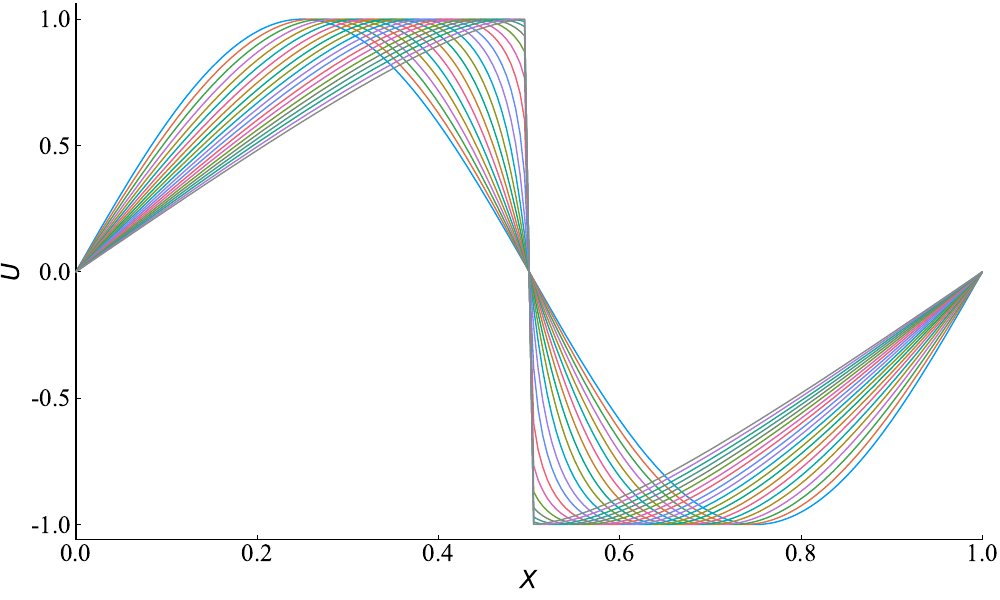

Source code (Julia):
using CPUTime
using Printf
using Plots
font = Plots.font("Times New Roman", 18)
pyplot(guidefont=font, xtickfont=font, ytickfont=font, legendfont=font)

#-----------------------------------------------------------------------------#
# Compute L-2 norm for a vector
#-----------------------------------------------------------------------------#
function compute_l2norm(nx,r)
    rms = 0.0
    for i = 2:nx
        rms = rms + r[i]^2
    end
    rms = sqrt(rms/((nx-1)))
    return rms
end

#-----------------------------------------------------------------------------#
# Compute numerical solution
#   - Time integration using Runge-Kutta third order
#   - 5th-order Compact WENO scheme for spatial terms
#-----------------------------------------------------------------------------#
function numerical(nx,ns,nt,dx,dt,u)
    x = Array{Float64}(undef, nx+1)
    un = Array{Float64}(undef, nx+1) # numerical solsution at every time step
    ut = Array{Float64}(undef, nx+1) # temporary array during RK3 integration
    r = Array{Float64}(undef, nx)

    k = 1 # record index
    freq = Int64(nt/ns)

    for i = 1:nx+1
        x[i] = dx*(i-1)
        un[i] = sin(2.0*pi*x[i])
        u[i,k] = un[i] # store solution at t=0
    end

    # dirichlet boundary condition
    u[1,k], u[nx+1,k] = 0.0, 0.0
    un[1] = 0.0
    un[nx+1] = 0.0

    # dirichlet boundary condition for temporary array
    ut[1] = 0.0
    ut[nx+1] = 0.0

    for j = 1:nt
        rhs(nx,dx,un,r)

        for i = 2:nx
            ut[i] = un[i] + dt*r[i]
        end

        rhs(nx,dx,ut,r)

        for i = 2:nx
            ut[i] = 0.75*un[i] + 0.25*ut[i] + 0.25*dt*r[i]
        end

        rhs(nx,dx,ut,r)

        for i = 2:nx
            un[i] = (1.0/3.0)*un[i] + (2.0/3.0)*ut[i] + (2.0/3.0)*dt*r[i]
        end

        if (mod(j,freq) == 0)
            k = k+1
            u[:,k] = un[:]
        end
    end
end

#-----------------------------------------------------------------------------#
# Calculate right hand term of the inviscid Burgers equation
# r = -u∂u/∂x
#-----------------------------------------------------------------------------#
function rhs(nx,dx,u,r)
    uL = Array{Float64}(undef, nx)
    uR = Array{Float64}(undef, nx+1)

    wenoL(nx,u,uL)

    wenoR(nx,u,uR)

    for i = 2:nx
        if (u[i] >= 0.0)
            r[i] = -u[i]*(uL[i] - uL[i-1])/dx
        else
            r[i] = -u[i]*(uR[i+1] - uR[i])/dx
        end
    end
end

#-----------------------------------------------------------------------------#
# WENO reconstruction for upwind direction (positive; left to right)
# u(i): solution values at finite difference grid nodes i = 1,...,N+1
# f(j): reconstructed values at nodes j = i+1/2; j = 1,...,N
#-----------------------------------------------------------------------------#
function wenoL(n,u,f)
    a = Array{Float64}(undef, n)
    b = Array{Float64}(undef, n)
    c = Array{Float64}(undef, n)
    r = Array{Float64}(undef, n)

    i = 1
    v1 = 3.0*u[i] - 2.0*u[i+1]
    v2 = 2.0*u[i] - u[i+1]
    v3 = u[i]
    v4 = u[i+1]
    v5 = u[i+2]
    f[i] = wcL(v1,v2,v3,v4,v5)

    i = 2
    v1 = 2.0*u[i-1] - u[i]
    v2 = u[i-1]
    v3 = u[i]
    v4 = u[i+1]
    v5 = u[i+2]
    f[i] = wcL(v1,v2,v3,v4,v5)

    for i = 3:n-1
        v1 = u[i-2]
        v2 = u[i-1]
        v3 = u[i]
        v4 = u[i+1]
        v5 = u[i+2]
        f[i] = wcL(v1,v2,v3,v4,v5)
    end

    i = n
    v1 = u[i-2]
    v2 = u[i-1]
    v3 = u[i]
    v4 = u[i+1]
    v5 = 2.0*u[i+1]-u[i]
    f[i] = wcL(v1,v2,v3,v4,v5)

end

#-----------------------------------------------------------------------------#
# CRWENO reconstruction for downwind direction (negative; right to left)
# u(i): solution values at finite difference grid nodes i = 1,...,N+1
# f(j): reconstructed values at nodes j = i-1/2; j = 2,...,N+1
#-----------------------------------------------------------------------------#
function wenoR(n,u,f)
    a = Array{Float64}(undef, n+1)
    b = Array{Float64}(undef, n+1)
    c = Array{Float64}(undef, n+1)
    r = Array{Float64}(undef, n+1)

    i = 2
    v1 = 2.0*u[i-1] - u[i]
    v2 = u[i-1]
    v3 = u[i]
    v4 = u[i+1]
    v5 = u[i+2]
    f[i] = wcR(v1,v2,v3,v4,v5)


    for i = 3:n-1
        v1 = u[i-2]
        v2 = u[i-1]
        v3 = u[i]
        v4 = u[i+1]
        v5 = u[i+2]
        f[i] = wcR(v1,v2,v3,v4,v5)
    end

    i = n
    v1 = u[i-2]
    v2 = u[i-1]
    v3 = u[i]
    v4 = u[i+1]
    v5 = 2.0*u[i+1] - u[i]
    f[i] = wcR(v1,v2,v3,v4,v5)

    i = n+1
    v1 = u[i-2]
    v2 = u[i-1]
    v3 = u[i]
    v4 = 2.0*u[i] - u[i-1]
    v5 = 3.0*u[i] - 2.0*u[i-1]
    f[i] = wcR(v1,v2,v3,v4,v5)

end

#---------------------------------------------------------------------------#
#nonlinear weights for upwind direction
#---------------------------------------------------------------------------#
function wcL(v1,v2,v3,v4,v5)
    eps = 1.0e-6

    # smoothness indicators
    s1 = (13.0/12.0)*(v1-2.0*v2+v3)^2 + 0.25*(v1-4.0*v2+3.0*v3)^2
    s2 = (13.0/12.0)*(v2-2.0*v3+v4)^2 + 0.25*(v2-v4)^2
    s3 = (13.0/12.0)*(v3-2.0*v4+v5)^2 + 0.25*(3.0*v3-4.0*v4+v5)^2

    # computing nonlinear weights w1,w2,w3
    c1 = 1.0e-1/((eps+s1)^2)
    c2 = 6.0e-1/((eps+s2)^2)
    c3 = 3.0e-1/((eps+s3)^2)

    w1 = c1/(c1+c2+c3)
    w2 = c2/(c1+c2+c3)
    w3 = c3/(c1+c2+c3)

    # candiate stencils
    q1 = v1/3.0 - 7.0/6.0*v2 + 11.0/6.0*v3
    q2 =-v2/6.0 + 5.0/6.0*v3 + v4/3.0
    q3 = v3/3.0 + 5.0/6.0*v4 - v5/6.0

    # reconstructed value at interface
    f = (w1*q1 + w2*q2 + w3*q3)

    return f

end

#---------------------------------------------------------------------------#
#nonlinear weights for downwind direction
#---------------------------------------------------------------------------#
function wcR(v1,v2,v3,v4,v5)
    eps = 1.0e-6

    s1 = (13.0/12.0)*(v1-2.0*v2+v3)^2 + 0.25*(v1-4.0*v2+3.0*v3)^2
    s2 = (13.0/12.0)*(v2-2.0*v3+v4)^2 + 0.25*(v2-v4)^2
    s3 = (13.0/12.0)*(v3-2.0*v4+v5)^2 + 0.25*(3.0*v3-4.0*v4+v5)^2

    c1 = 3.0e-1/(eps+s1)^2
    c2 = 6.0e-1/(eps+s2)^2
    c3 = 1.0e-1/(eps+s3)^2

    w1 = c1/(c1+c2+c3)
    w2 = c2/(c1+c2+c3)
    w3 = c3/(c1+c2+c3)

    # candiate stencils
    q1 =-v1/6.0      + 5.0/6.0*v2 + v3/3.0
    q2 = v2/3.0      + 5.0/6.0*v3 - v4/6.0
    q3 = 11.0/6.0*v3 - 7.0/6.0*v4 + v5/3.0

    # reconstructed value at interface
    f = (w1*q1 + w2*q2 + w3*q3)

end

#---------------------------------------------------------------------------#
# main program
#---------------------------------------------------------------------------#
nx = 200
ns = 20
dt = 0.0001
tm = 0.25

dx = 1.0/nx
nt = Int64(tm/dt)
ds = tm/ns

u = Array{Float64}(undef, nx+1, ns+1)
numerical(nx,ns,nt,dx,dt,u)

x = 0:dx:1.0

p1 = plot(x,u,lw = 1,
          xlabel="\$X\$", ylabel = "\$U\$",
          xlims=(minimum(x),maximum(x)),
          grid=(:none), legend=:none)

plot(p1, size = (1000, 600))
savefig("weno.pdf")
